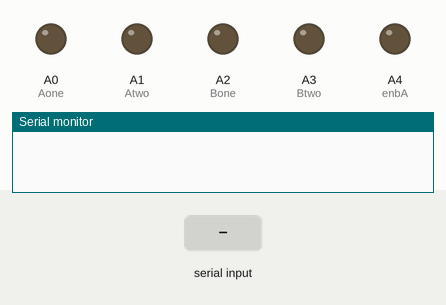
Simulated run of this sketch. Board: Arduino Uno, built with avr-gcc and run on an emulated ATmega328P. On the bench: output pins drawn as LEDs (lit = HIGH), the last lines printed to the serial monitor. The inputs (shaded band) are chosen by the test bench.

Above: at 1.2 s.
1.3 s: "<90,45>" received over Serial
At 2.4 s:
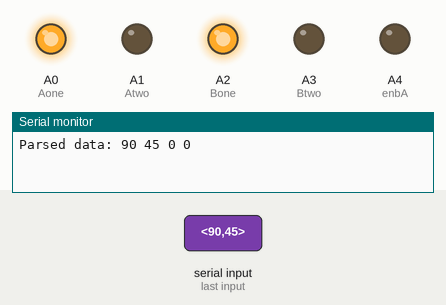
2.8 s: "<,>" received over Serial
At 3.4 s:
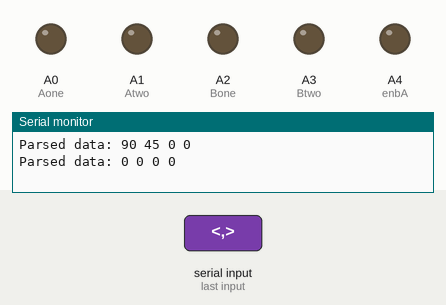
4.3 s: "<30,150>" received over Serial
At 4.8 s:
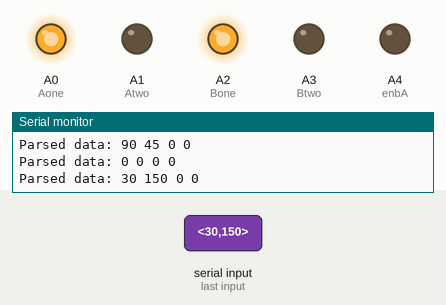
Timing chart, 0 to 7.3 s (numbered marks = the images above; inputs shaded):
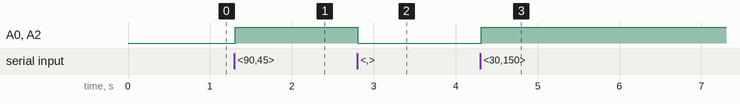

Measured:
- after the input at 1.3 s, A0 (Aone), A2 (Bone): LOW → HIGH at once
- after the input at 2.8 s, A0 (Aone), A2 (Bone): HIGH → LOW at once
- after the input at 4.3 s, A0 (Aone), A2 (Bone): LOW → HIGH at once

The sketch:

sketch_apr21a.ino
```cpp
#define datalen 4

int Aone = A0;
int Atwo = A1;
int Bone = A2;
int Btwo = A3;
int enbA = A4;
int enbB = A4;

int move = 255;

String dataString = ""; // variable to hold input data
int dataArray[datalen]; // array to hold parsed integers
int dataIndex = 0; // index for dataArray

void setup() {
  Serial.begin(9600); // initialize serial communication
  pinMode(Aone, OUTPUT);
  pinMode(Atwo, OUTPUT);
  pinMode(Bone, OUTPUT);
  pinMode(Btwo, OUTPUT);
  pinMode(enbA, OUTPUT);
  pinMode(enbB, OUTPUT);
}

void loop() {
  if (Serial.available()) { // check if there is incoming data
    char incomingChar = Serial.read(); // read incoming character
    // Serial.print(incomingChar);
    if (incomingChar == '<') { // start of data
      dataString = ""; // clear input data
      dataIndex = 0; // reset index for dataArray
    } else if (incomingChar == '>') { // end of data
      parseData(); // call function to parse input data
      printData();  // call function to print parsed data
    } else { // data character
      dataString += incomingChar; // add to input data
    }
  }
  // printData();
}

void parseData() {
  int commaIndex = 0; // index for locating commas in input string
  while (dataIndex < datalen) { // parse up to 4 integers
    commaIndex = dataString.indexOf(","); // find next comma in input string
    if (commaIndex == -1) { // exit loop if no more commas found
      commaIndex = dataString.length();
    }
    dataArray[dataIndex] = dataString.substring(0, commaIndex).toInt(); // convert substring to integer and store in array
    dataString = dataString.substring(commaIndex + 1); // remove parsed substring and comma from input string
    dataIndex++; // move to next index in array
  }
}

void printData() {
  Serial.print("Parsed data: ");
  for (int i = 0; i < datalen; i++) {
    Serial.print(dataArray[i]);
    Serial.print(" ");
  }
  Serial.println();
   if(dataArray[0] > 0)
  {
    // analogWrite(enbA, dataArray[0]);
    analogWrite(Aone, move);
    analogWrite(Bone, move);
  }
  else if(dataArray[0] < 0)
  {
    analogWrite(Atwo, move);
    analogWrite(Btwo, move);
  }
  else if(dataArray[1] > 0)
  {
    analogWrite(Aone, move);
    analogWrite(Btwo, move);
  }
  else if(dataArray[1] < 0)
  {
    analogWrite(Atwo, move);
    analogWrite(Bone, move);
  }
  else
  {
    analogWrite(Aone, LOW);
    analogWrite(Bone, LOW);
    analogWrite(Atwo, LOW);
    analogWrite(Btwo, LOW);
  }

}

// void set_car_command(){
//   if(dataArray[0] == 1)
//   {
//     analogWrite(Aone, HIGH);
//     analogWrite(Bone, HIGH);
//   }
//   else if(dataArray[1] == 1)
//   {
//     analogWrite(Atwo, HIGH);
//     analogWrite(Btwo, HIGH);
//   }
//   else if(dataArray[2] == 1)
//   {
//     analogWrite(Aone, HIGH);
//     analogWrite(Btwo, HIGH);
//   }
//   else if(dataArray[3] == 1)
//   {
//     analogWrite(Atwo, HIGH);
//     analogWrite(Bone, HIGH);
//   }
//   else
//   {
//     analogWrite(Atwo, LOW);
//     analogWrite(Bone, LOW);
//     analogWrite(Atwo, LOW);
//     analogWrite(Btwo, LOW);
//   }
// }
```
